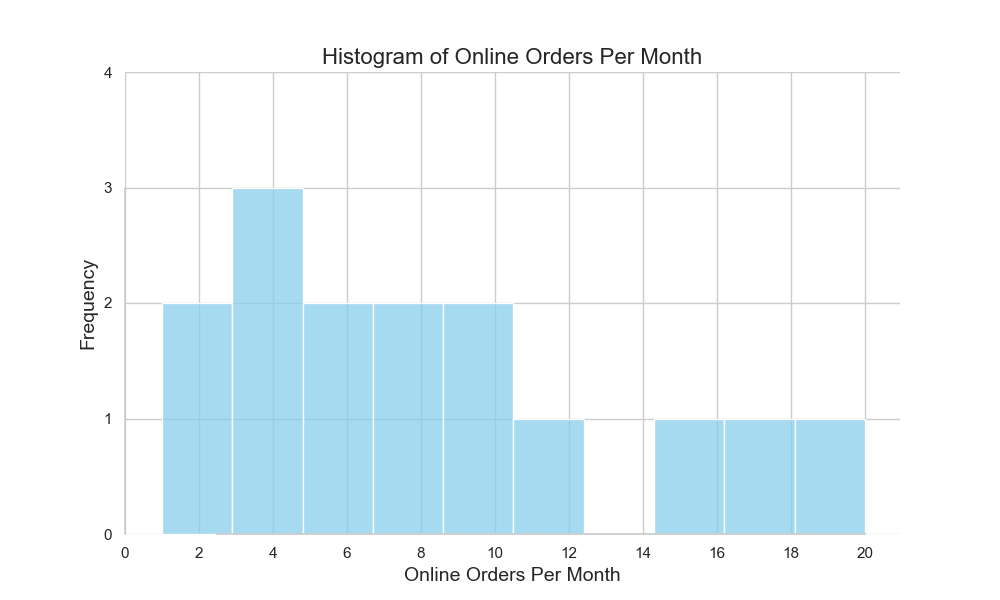

This figure's Python source:

import seaborn as sns
import pandas as pd
import matplotlib.pyplot as plt

# Data provided as a list of dictionaries
data = [{'Online Orders Per Month': 10}, {'Online Orders Per Month': 15}, {'Online Orders Per Month': 1}, 
        {'Online Orders Per Month': 7}, {'Online Orders Per Month': 4}, {'Online Orders Per Month': 3}, 
        {'Online Orders Per Month': 12}, {'Online Orders Per Month': 6}, {'Online Orders Per Month': 20}, 
        {'Online Orders Per Month': 9}, {'Online Orders Per Month': 2}, {'Online Orders Per Month': 8}, 
        {'Online Orders Per Month': 5}, {'Online Orders Per Month': 17}, {'Online Orders Per Month': 3}]

# Convert the list of dictionaries to a DataFrame
df = pd.DataFrame(data)

# Set the aesthetic style of the plots
sns.set_style("whitegrid")

# Create the histogram using the DataFrame
plt.figure(figsize=(10, 6))  # Set the figure size
ax = sns.histplot(df['Online Orders Per Month'], bins=10, kde=False, color='skyblue')

# Add titles and labels
ax.set_title('Histogram of Online Orders Per Month', fontsize=16)
ax.set_xlabel('Online Orders Per Month', fontsize=14)
ax.set_ylabel('Frequency', fontsize=14)

# Customize the appearance of the plot
sns.despine(trim=True)  # Remove the top and right spines
plt.xticks(range(0, 21, 2))  # Set the x-axis ticks
plt.yticks(range(0, 5))  # Set the y-axis ticks

# Show the plot
plt.show()
